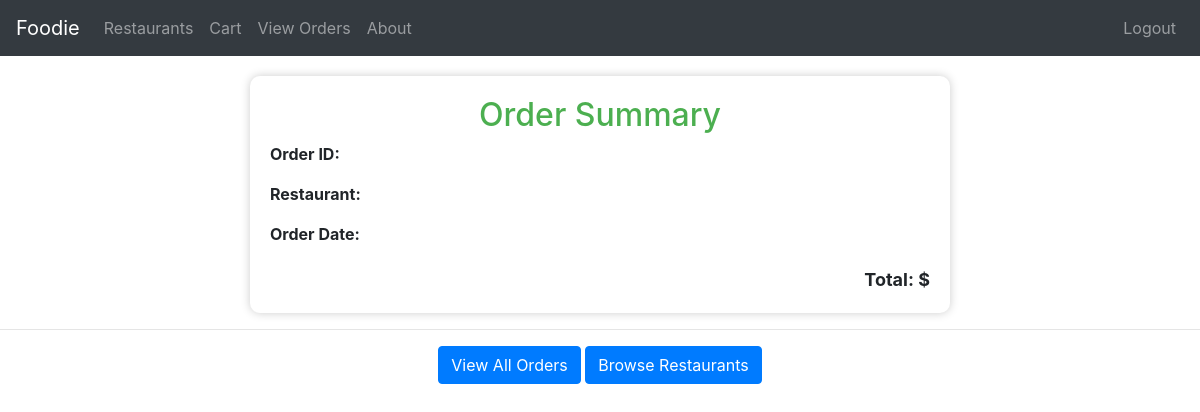
The app's page /order_summary/6 (signed in), older data.
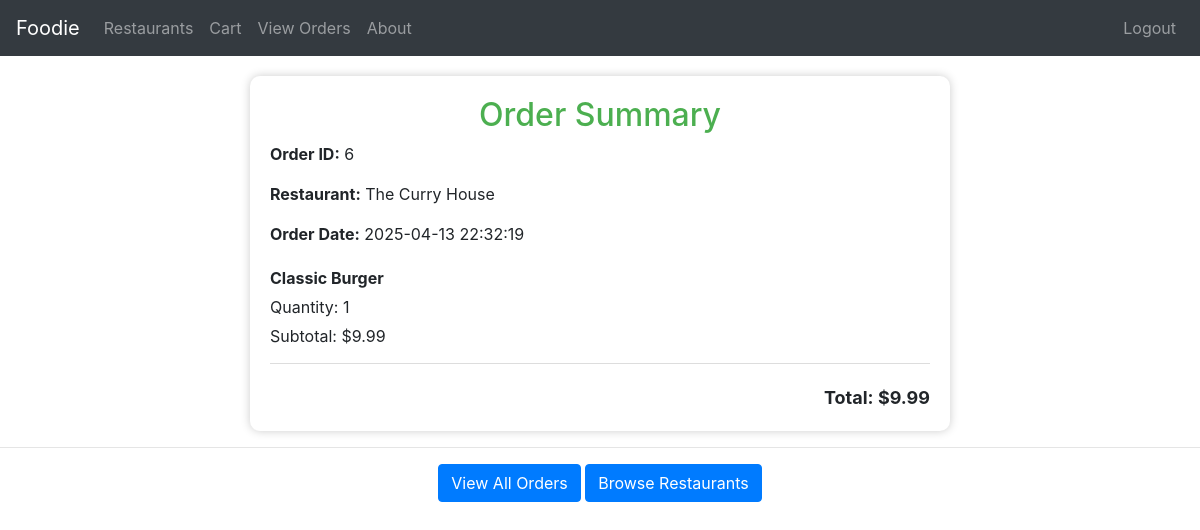
The same page, newer data.
### tables this page shows
CREATE TABLE Orders (
    OrderID INTEGER PRIMARY KEY AUTOINCREMENT,
    UserID INTEGER NOT NULL,
    RestaurantID INTEGER NOT NULL,
    OrderStatus TEXT CHECK(OrderStatus IN ('Pending', 'Preparing', 'Delivered')) NOT NULL,
    OrderDate DATETIME DEFAULT CURRENT_TIMESTAMP,
    TotalPrice REAL NOT NULL,
    FOREIGN KEY (UserID) REFERENCES Users(UserID),
    FOREIGN KEY (RestaurantID) REFERENCES Restaurants(RestaurantID)
);

CREATE TABLE Restaurants (
    RestaurantID INTEGER PRIMARY KEY AUTOINCREMENT,
    OwnerID INTEGER NOT NULL,
    Name TEXT NOT NULL,
    Address TEXT NOT NULL,
    PhoneNumber TEXT NOT NULL,
    OpeningHours TEXT NOT NULL,
    FOREIGN KEY (OwnerID) REFERENCES Users(UserID)
);

CREATE TABLE OrderDetails (
    OrderDetailID INTEGER PRIMARY KEY AUTOINCREMENT,
    OrderID INTEGER NOT NULL,
    MenuItemID INTEGER NOT NULL,
    Quantity INTEGER NOT NULL,
    SubTotal REAL NOT NULL,
    FOREIGN KEY (OrderID) REFERENCES Orders(OrderID),
    FOREIGN KEY (MenuItemID) REFERENCES MenuItems(MenuItemID)
);

CREATE TABLE MenuItems (
    MenuItemID INTEGER PRIMARY KEY AUTOINCREMENT,
    RestaurantID INTEGER NOT NULL,
    ItemName TEXT NOT NULL,
    Description TEXT,
    Price REAL NOT NULL,
    AvailabilityStatus TEXT CHECK(AvailabilityStatus IN ('Available', 'Unavailable')) NOT NULL,
    FOREIGN KEY (RestaurantID) REFERENCES Restaurants(RestaurantID)
);

### app.py (the view)
@app.route('/order_summary/<int:order_id>')
@login_required
def order_summary(order_id):
    conn = sqlite3.connect('database.db')
    conn.row_factory = sqlite3.Row
    cursor = conn.cursor()
    cursor.execute("""
        SELECT o.OrderID, o.OrderDate, o.TotalPrice, r.Name AS RestaurantName
        FROM Orders o
        JOIN Restaurants r ON o.RestaurantID = r.RestaurantID
        WHERE o.OrderID = ?
    """, (order_id,))
    order = cursor.fetchone()
    cursor.execute("""
        SELECT m.ItemName, d.Quantity, d.SubTotal
        FROM OrderDetails d
        JOIN MenuItems m ON d.MenuItemID = m.MenuItemID
        WHERE d.OrderID = ?
    """, (order_id,))
    items = cursor.fetchall()
    conn.close()
    return render_template('order_summary.html', order=order, items=items)

### app.py (called while the page is built)
def login_required(f):
    @wraps(f)
    def decorated_function(*args, **kwargs):
        if 'UserID' not in session:
            return redirect(url_for('signin'))
        return f(*args, **kwargs)
    return decorated_function

### templates/order_summary.html (shortened to what this page needs)
<!DOCTYPE html>
<html lang="en">
<head>
    <link rel="stylesheet" href="https://stackpath.bootstrapcdn.com/bootstrap/4.5.2/css/bootstrap.min.css">
</head>
<body>
    <nav class="navbar navbar-expand-lg navbar-dark bg-dark">
        <a class="navbar-brand" href="{{ url_for('about') }}">Foodie</a>
        <div class="collapse navbar-collapse" id="navbarNav">
            <ul class="navbar-nav mr-auto">
                <li class="nav-item">
                    <a class="nav-link" href="{{ url_for('restaurants') }}">Restaurants</a>
                </li>
                <li class="nav-item">
                    <a class="nav-link" href="{{ url_for('cart') }}">Cart</a>
                </li>
                <li class="nav-item">
                    <a class="nav-link" href="{{ url_for('my_orders') }}">View Orders</a>
                </li>
                <li class="nav-item">
                    <a class="nav-link" href="{{ url_for('about') }}">About</a>
                </li>
            </ul>
            <ul class="navbar-nav">
                {% if session.get('UserID') %}
                <li class="nav-item">
                    <a class="nav-link" href="{{ url_for('logout') }}">Logout</a>
                </li>
                {% else %}
                <li class="nav-item">
                    <a class="nav-link" href="{{ url_for('signin') }}">Login</a>
                </li>
                {% endif %}
            </ul>
        </div>
    </nav>
    <div class="container">
        <h2>Order Summary</h2>
        <div class="order-info">
            <p><strong>Order ID:</strong> {{ order['OrderID'] }}</p>
            <p><strong>Restaurant:</strong> {{ order['RestaurantName'] }}</p>
            <p><strong>Order Date:</strong> {{ order['OrderDate'] }}</p>
        </div>
        {% for item in items %}
        <div class="item">
            <p><strong>{{ item['ItemName'] }}</strong></p>
            <p>Quantity: {{ item['Quantity'] }}</p>
            <p>Subtotal: ${{ item['SubTotal'] }}</p>
        </div>
        {% endfor %}
        <div class="total">
            Total: ${{ order['TotalPrice'] }}
        </div>
    </div>
    <hr class="my-3">
    <div class="text-center">
        <a href="{{ url_for('my_orders') }}" class="btn btn-primary">View All Orders</a>
        <a href="{{ url_for('restaurants') }}" class="btn btn-primary">Browse Restaurants</a>
    </div>
</body>
</html>

### templates/order_summary.html (style rules this page uses)
.navbar { margin-bottom: 20px; }
.container { background: white; padding: 20px; max-width: 700px; margin: auto; border-radius: 10px; box-shadow: 0 0 10px #ccc; }
h2 { text-align: center; color: #4CAF50; }
.order-info, .item { margin-bottom: 20px; }
.item { border-bottom: 1px solid #ddd; padding-bottom: 10px; }
.item p { margin: 5px 0; }
.total { font-weight: bold; font-size: 18px; text-align: right; }

Row changes from the older to the newer data that the page shows:
added Orders: OrderID "6", OrderDate "2025-04-13 22:32:19", TotalPrice "9.99"
now on this page (row unchanged): Restaurants: RestaurantName "The Curry House"
added OrderDetails: ItemName "Classic Burger", Quantity "1", SubTotal "9.99"
